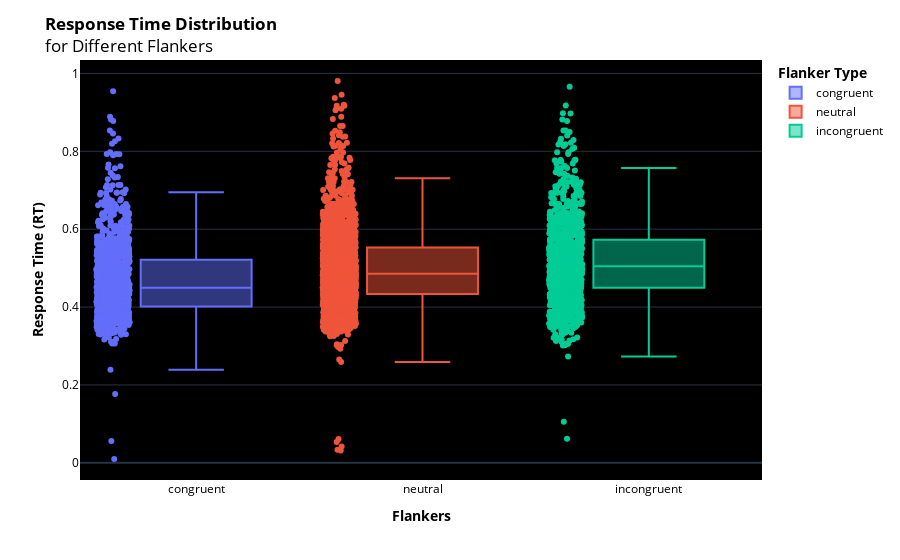

The notebook cell this image was saved under:
### Code cell
# Create a box plot using Plotly with customizations and hue for flanker type
fig = px.box(df, x='flankers', y='rt', points="all", color='flankers')

# Update the layout for better visualization
fig.update_layout(
    title="<b>Response Time Distribution</b> <br>for Different Flankers",
    xaxis_title="<b>Flankers</b>",
    yaxis_title="<b>Response Time (RT)</b>",
    plot_bgcolor='black',  # Set background color to white
    paper_bgcolor='white',  # Set paper background color to light gray
    font=dict(color='black'),  # Set font color to black
    legend_title_text="<b>Flanker Type</b>",
)

# Show the interactive plot
fig.show()

### Figure 1 — Plotly figure (JSON) as saved in the notebook; plotly's stock layout.template omitted (floating-point values rounded to 4 significant figures; data arrays with more than 128 entries replaced by an {"elided": "..."} marker saying what was removed)
{"data": [{"alignmentgroup": "True", "boxpoints": "all", "hovertemplate": "flankers=%{x}<br>rt=%{y}<extra></extra>", "legendgroup": "congruent", "marker": {"color": "#636efa"}, "name": "congruent", "notched": false, "offsetgroup": "congruent", "orientation": "v", "showlegend": true, "type": "box", "x": {"elided": "1076 str values"}, "x0": " ", "xaxis": "x", "y": {"elided": "1076 float values"}, "y0": " ", "yaxis": "y"}, {"alignmentgroup": "True", "boxpoints": "all", "hovertemplate": "flankers=%{x}<br>rt=%{y}<extra></extra>", "legendgroup": "neutral", "marker": {"color": "#EF553B"}, "name": "neutral", "notched": false, "offsetgroup": "neutral", "orientation": "v", "showlegend": true, "type": "box", "x": {"elided": "2149 str values"}, "x0": " ", "xaxis": "x", "y": {"elided": "2149 float values"}, "y0": " ", "yaxis": "y"}, {"alignmentgroup": "True", "boxpoints": "all", "hovertemplate": "flankers=%{x}<br>rt=%{y}<extra></extra>", "legendgroup": "incongruent", "marker": {"color": "#00cc96"}, "name": "incongruent", "notched": false, "offsetgroup": "incongruent", "orientation": "v", "showlegend": true, "type": "box", "x": {"elided": "1064 str values"}, "x0": " ", "xaxis": "x", "y": {"elided": "1064 float values"}, "y0": " ", "yaxis": "y"}], "layout": {"boxmode": "overlay", "font": {"color": "black"}, "legend": {"title": {"text": "<b>Flanker Type</b>"}, "tracegroupgap": 0}, "margin": {"t": 60}, "paper_bgcolor": "white", "plot_bgcolor": "black", "title": {"text": "<b>Response Time Distribution</b> <br>for Different Flankers"}, "xaxis": {"anchor": "y", "categoryarray": ["congruent", "neutral", "incongruent"], "categoryorder": "array", "domain": [0, 1], "title": {"text": "<b>Flankers</b>"}}, "yaxis": {"anchor": "x", "domain": [0, 1], "title": {"text": "<b>Response Time (RT)</b>"}}}}
